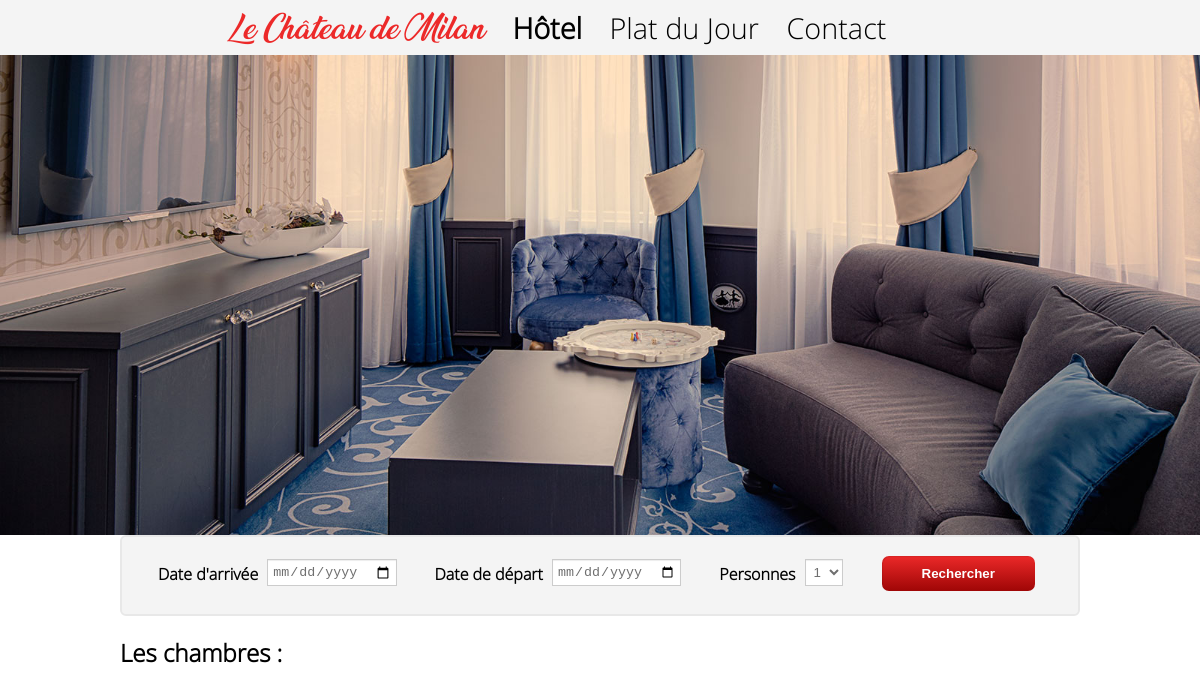
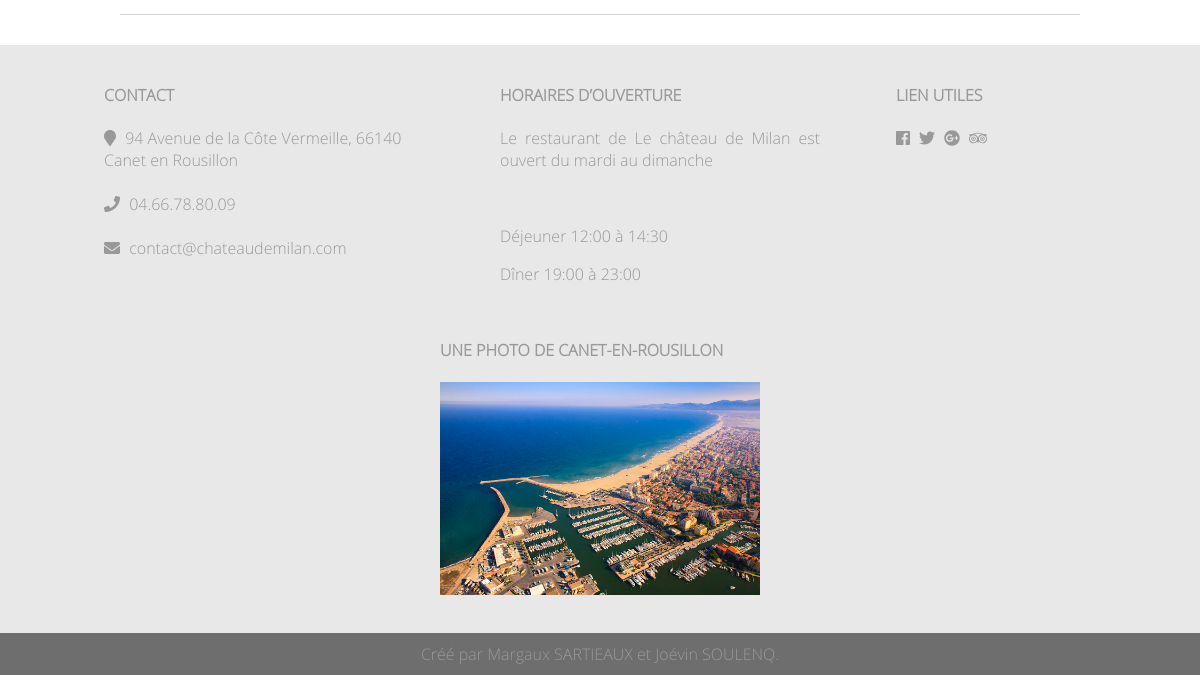
Before: /hotel.php with the older database file (2 pictures, top to bottom).
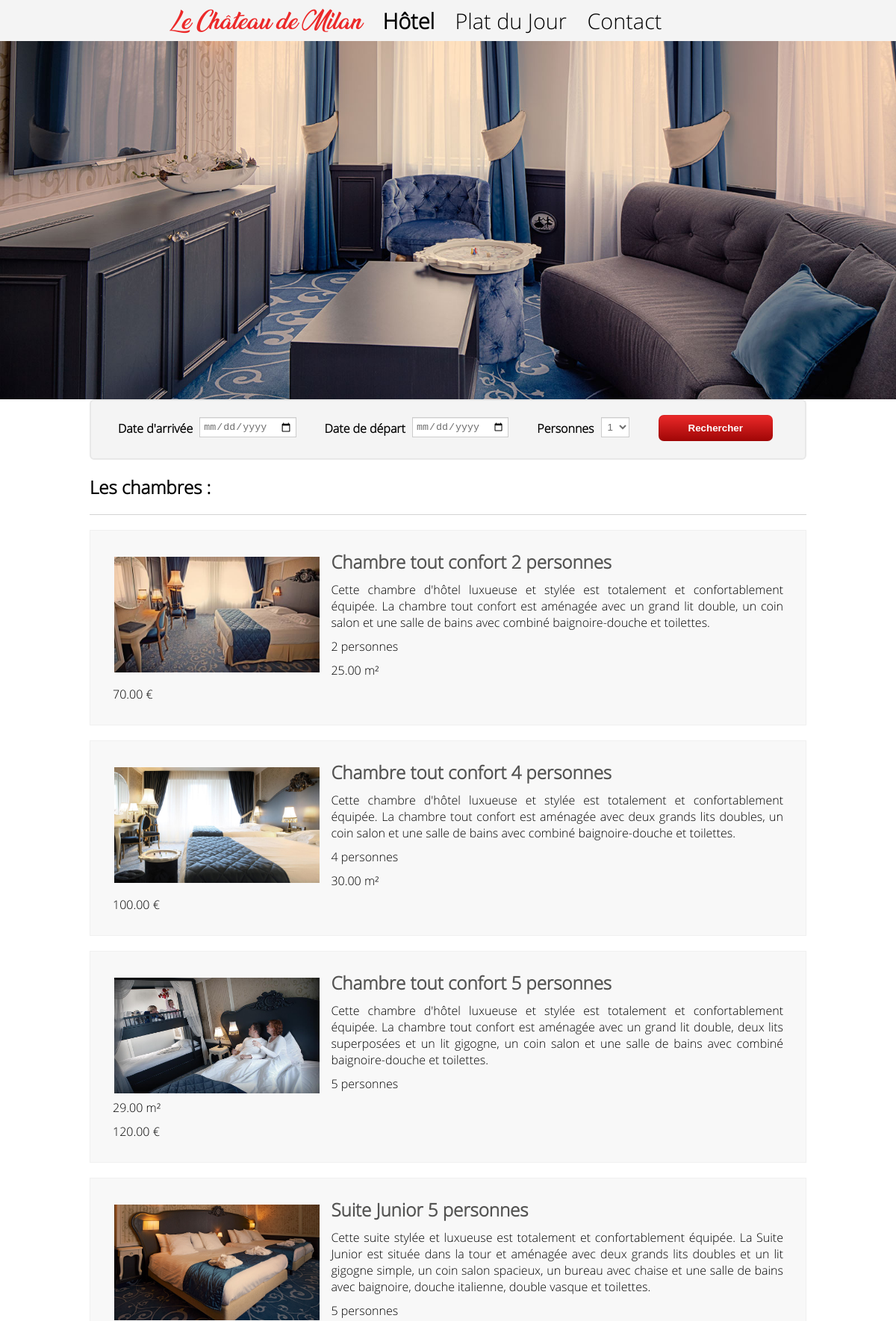
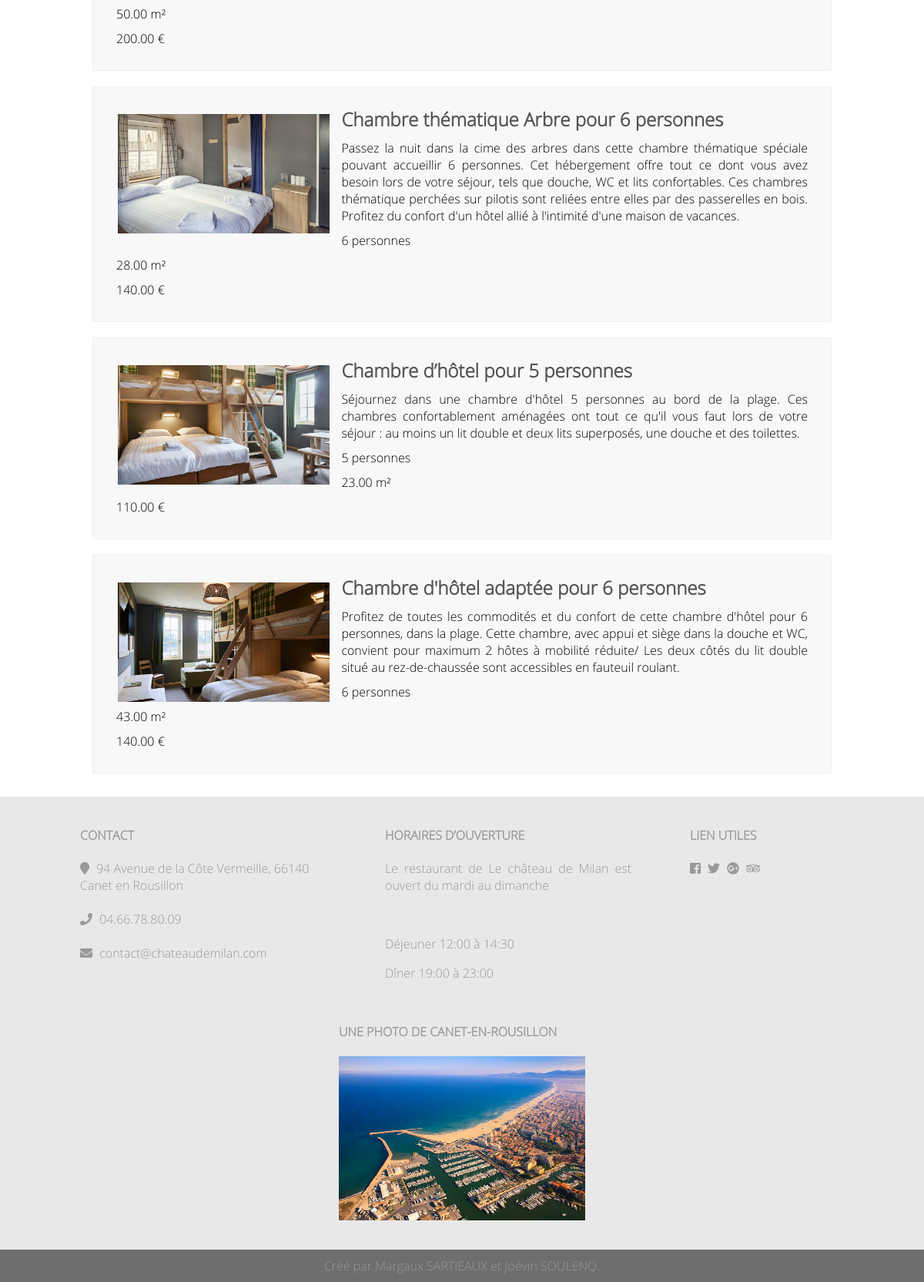
After: the same page with the newer database file (2 pictures, top to bottom).
### tables this page shows
CREATE TABLE IF NOT EXISTS Chambre(
	id_chambre	INTEGER NOT NULL AUTO_INCREMENT,
	nom			VARCHAR(255) NOT NULL,
	description	TEXT NOT NULL,
	capacite	INTEGER NOT NULL,
	surface		DECIMAL(6,2) NOT NULL,
	tarif		DECIMAL(6,2) NOT NULL,
	equipement	TEXT NOT NULL,
  	PRIMARY KEY (id_chambre)
);

### php/affichageChambres.php (the view, shortened to what this page needs)
<?php
 if (empty($_GET["id"])) {
    echo '<div class="chambre">';
    echo '<header>';
    echo '<h1>Les chambres :</h1><hr/>';
    echo '</header>';
      $result = $conn->prepare('SELECT * FROM Chambre');
      $result->execute();
      while ($data = $result->fetch()) {
        $html = '<article>';
        $html .= '<a href="hotel.php?id=' . $data['id_chambre'] . '">';
            $html .= '<img src="img/chambres/' . $data['id_chambre'] . '.jpg" alt="' . $data['nom'] . '"/>';
            $html .= '<h2>' . $data['nom'] . '</h2>';
        $html .= '</a>';
        $html .= '<p>' . $data['description'] . '</p>';
        $html .= '<p>' . $data['capacite'] . ' personnes</p>';
        $html .= '<p>' . $data['surface'] . ' m²</p>';
        $html .= '<p>' . $data['tarif'] . ' €</p>';
        $html .= '</article>';
        echo $html;
      }
      echo '</div>';
  }
?>

### hotel.php (shortened to what this page needs)
<!DOCTYPE html>
<html lang="fr">
  <head>
    <link rel="stylesheet" href="css/style.css">
  </head>
  <body>
    <?php require "inc/header.php"; ?>
    <div id="contenu">
        <div id="carousel">
            <figure>
                <img src="img/hotel/chambre-1.jpg" alt="Chambre 1">
            </figure>
        </div>
        <div class="reservation" id = "resahotel">
                <?php require "inc/cadreResa.php"; ?>
        </div>
        <section>
            <?php require "php/affichageChambres.php"; ?>
        </section>
        <?php require "inc/footer.php"; ?>
     </div>
  </body>
</html>

### inc/header.php (shortened to what this page needs)
<header>
  <nav class="menu-horizontal">
        <a href="index.php" class="logo">Le Château de Milan</a>
    <a href="hotel.php" class="<?= $_SERVER['PHP_SELF']=="/projetMilan/hotel.php" ? "actif":"liens" ?>">Hôtel</a>
    <a href="blog.php" class="<?= $_SERVER['PHP_SELF']=="/projetMilan/blog.php" ? "actif":"liens" ?>">Plat du Jour</a>
    <a href="contact.php" class="<?= $_SERVER['PHP_SELF']=="/projetMilan/contact.php" ? "actif":"liens" ?>">Contact</a>
    </nav>
</header>

### inc/cadreResa.php (shortened to what this page needs)
<form class="flex-container" action="reservation.php" accept-charset="UTF-8" method="GET">
    <div class="flex-item">
		<label for="dateArrivee"><strong>Date d'arrivée</strong></label>
		<input type="date" name="dateArrivee" id="dateArrivee" class="form-control" required>
	   </div>
	   <div class="flex-item">
		<label for="dateDepart" ><strong>Date de départ</strong></label>
		<input type="date" name="dateDepart" id="dateDepart" class="form-control" required>
	   </div>
	   <div class="flex-item">
		<label for="personne"><strong>Personnes</strong></label>
			<select class="form-control" id="personne" name="personne">
				<option>1</option>
			</select>
	  </div>
	  <div class="flex-item">
		<button type="submit" class="form-control"><strong>Rechercher</strong></button>
      </div>
</form>

### inc/footer.php
<footer class="footer">
    <ul class="flex-container" id="first-footer">
        <li class="flex-item">
            <h4>CONTACT</h4>
            <i class="fa fa-map-marker" aria-hidden="true"></i> <a href="https://www.google.fr/maps?q=94+Avenue+de+la+C%C3%B4te+Vermeille,+66140+Canet+en+Roussillon&um=1&ie=UTF-8&sa=X&ved=0ahUKEwj7oO7t3evYAhUQZlAKHQVNCV0Q_AUICigB"> 94 Avenue de la Côte Vermeille, 66140 Canet en Rousillon </a><br><br>
            <i class="fa fa-phone" aria-hidden="true"></i>  04.66.78.80.09<br><br>
            <i class="fa fa-envelope" aria-hidden="true"></i>  contact@chateaudemilan.com<br>
        </li>
        <li class="flex-item">
            <h4>HORAIRES D’OUVERTURE</h4>
            <p>Le restaurant de Le château de Milan est ouvert du mardi au dimanche</p><br>
            <p>Déjeuner 12:00 à 14:30</p>
            <p>Dîner 19:00 à 23:00</p>
        </li>
        <li id ="lien-util" class="flex-item">
            <h4>LIEN UTILES</h4>
            <i class="fab fa-facebook fab-3" aria-hidden="true"></i>
            <i class="fab fa-twitter fab-3" aria-hidden="true"></i>
            <i class="fab fa-google-plus fab-3" aria-hidden="true"></i>
            <i class="fab fa-tripadvisor fab-3" aria-hidden="true"></i>
        </li>
        <li id="photoCanet" class="flex-item">
            <h4>UNE PHOTO DE CANET-EN-ROUSILLON</h4>
            <img src="/projetMilan/img/canet.jpg" alt="Canet">
        </li>
    </ul>
    <p class ="end-footer">
        Créé par Margaux SARTIEAUX et Joévin SOULENQ.
    </p>
</footer>

### css/style.css (style rules this page uses)
html { position: relative; min-height: 100%; }
body { font-family: "Open Sans", Helvetica, sans-serif; overflow-x:hidden; box-sizing: border-box; margin: 0 0 100px; }
section { position: relative; padding: 0px 10%; margin-bottom: 30px; }
header > hr { height: 1px; background-color: lightgray; border: 0; }
h1 { margin-top : 20px; }
h2 { font-weight: bold; margin-top: 40px; }
p { text-align: justify; }
a { color:#535352; text-decoration:none; }
input, textarea, select { display: block; padding: 8px 8px; width: 100%; resize: vertical; color: #6F6F6F; background-color: #FFF; border: 1px solid #CCC; box-shadow: 0px 1px 1px rgba(0, 0, 0, 0.075) inset; transition: border-color 0.15s ease-in-out 0s, box-shadow 0.15s ease-in-out 0s; }
.flex-container { list-style: none; padding: 0; margin: 0; display: flex; flex-direction: row; flex-wrap: wrap; justify-content: center; }
button, a.button { background-image: linear-gradient(to bottom, #ec2929 0px, #9f0606 100%); border-radius: 7px; box-shadow: 1px 1px 1px rgba(0, 0, 0, 0.09) inset; transition: border-color 0.15s ease-in-out 0s, box-shadow 0.15s ease-in-out 0s; margin: 13px 5px; padding: 10px 40px; border: 0px; color: white; font-weight:bold; text-decoration: none; }
@media (min-width: 865px) { .menu-horizontal a { left:10%; } }

### css/menu.css (style rules this page uses)
.menu-horizontal a { position: relative; color:black; padding: 10px; text-decoration:none; }
.menu-horizontal { padding: 8px 10%; font-size: 1.8em; background: #f4f4f4F4; }
a.logo { color:#ec2929; font-family: "Ananda Black", Helvetica, sans-serif; transition:margin-left 0.5s; }
a.actif { font-weight: bold; }
img { max-width: 100%; height: auto; }
#contenu { transition:margin-left 0.5s; overflow: hidden; }

### css/hotel.css (style rules this page uses)
div#carousel img { width: 20%; height: 60vh; float: left; object-fit: cover; }
div#carousel figure { position: relative; width: 500%; margin: 0; left: 0; animation: 30s slidy infinite; }
.chambre > article { background:#f8f8f8; border: 1px solid #f0f0f0; padding: 20px; margin: 20px 0px; flex-direction: row; flex-wrap: wrap; justify-content: center; overflow:auto; }
.chambre img { min-width: 200px; width: 30%; float: left; margin: 10px 15px 0px 12px; }
.chambre h2 { margin:5px; }
.chambre p { margin:10px; }
article { margin-bottom: 50px; }
li { padding: 0px 0px 5px 3px; }

### css/footer.css (style rules this page uses)
footer { background-color: #e8e8e8; color:#999999; padding-top: 10px; position: absolute; width: 100%; }
.footer .flex-item { padding: 8px; width: 320px; margin: 0 30px; }
#lien-util { width:200px; }
.footer a { color:#999999; text-decoration:none; }
#first-footer { margin-bottom: 25px; }
.flex-item svg { margin-right: 5px; }
.end-footer { text-align: center; background-color:#6E6E6E; padding: 10px; margin:0; min-width: 300px; }

### css/reservation.css (style rules this page uses)
.reservation { border: 2px solid #e8e8e8; border-radius: 6px; background: white; margin-top: 30px; background-color: #f4f4f4; }
.reservation .flex-item { padding: 6px 20px 10px 14px; max-width: 350px; margin: auto; }
.reservation label { float: left; width:auto; padding:4px; margin-right: 5px; }
.reservation input, .reservation textarea, .reservation select { display: block; color: #6F6F6F; background-color: #FFF; border: 1px solid #CCC; box-shadow: 0px 1px 1px rgba(0, 0, 0, 0.075) inset; transition: border-color 0.15s ease-in-out 0s, box-shadow 0.15s ease-in-out 0s; padding:4px; width:auto; }
#resahotel { display: flex; background-color: #f4f4f4; justify-content: center; margin: 0px 10% 0px 10%; }

### css/admin.css (style rules this page uses)
input, textarea, select { margin: 0px 0px; width: 75%; resize: vertical; }

Changed rows visible on the page:
added chambre: shows a picture, nom "Chambre tout confort 2 personnes", description "Cette chambre d'hôtel luxueuse et stylée est totalement et confortablement équipée. La chambre tout confort est aménagée avec un grand lit double, un coin salon et une salle de bains avec combiné baignoire-douche et toilettes.", capacite "2", surface "25.00", tarif "70.00"
added chambre: shows a picture, nom "Chambre tout confort 4 personnes", description "Cette chambre d'hôtel luxueuse et stylée est totalement et confortablement équipée. La chambre tout confort est aménagée avec deux grands lits doubles, un coin salon et une salle de bains avec combiné baignoire-douche et toilettes.", capacite "4", surface "30.00", tarif "100.00"
added chambre: shows a picture, nom "Chambre tout confort 5 personnes", description "Cette chambre d'hôtel luxueuse et stylée est totalement et confortablement équipée. La chambre tout confort est aménagée avec un grand lit double, deux lits superposées et un lit gigogne, un coin salon et une salle de bains avec combiné baignoire-douche et toilettes.", capacite "5", surface "29.00", tarif "120.00"
added chambre: shows a picture, nom "Suite Junior 5 personnes", description "Cette suite stylée et luxueuse est totalement et confortablement équipée. La Suite Junior est située dans la tour et aménagée avec deux grands lits doubles et un lit gigogne simple, un coin salon spacieux, un bureau avec chaise et une salle de bains avec baignoire, douche italienne, double vasque et toilettes.", capacite "5", surface "50.00", tarif "200.00"
added chambre: shows a picture, nom "Chambre thématique Arbre pour 6 personnes", description "Passez la nuit dans la cime des arbres dans cette chambre thématique spéciale pouvant accueillir 6 personnes. Cet hébergement offre tout ce dont vous avez besoin lors de votre séjour, tels que douche, WC et lits confortables. Ces chambres thématique perchées sur pilotis sont reliées entre elles par des passerelles en bois. Profitez du confort d'un hôtel allié à l'intimité d'une maison de vacances.", capacite "6", surface "28.00", tarif "140.00"
added chambre: shows a picture, nom "Chambre d’hôtel pour 5 personnes", description "Séjournez dans une chambre d'hôtel 5 personnes au bord de la plage. Ces chambres confortablement aménagées ont tout ce qu'il vous faut lors de votre séjour : au moins un lit double et deux lits superposés, une douche et des toilettes.", capacite "5", surface "23.00", tarif "110.00"
added chambre: shows a picture, nom "Chambre d'hôtel adaptée pour 6 personnes", description "Profitez de toutes les commodités et du confort de cette chambre d'hôtel pour 6 personnes, dans la plage. Cette chambre, avec appui et siège dans la douche et WC, convient pour maximum 2 hôtes à mobilité réduite/ Les deux côtés du lit double situé au rez-de-chaussée sont accessibles en fauteuil roulant.", capacite "6", surface "43.00", tarif "140.00"
